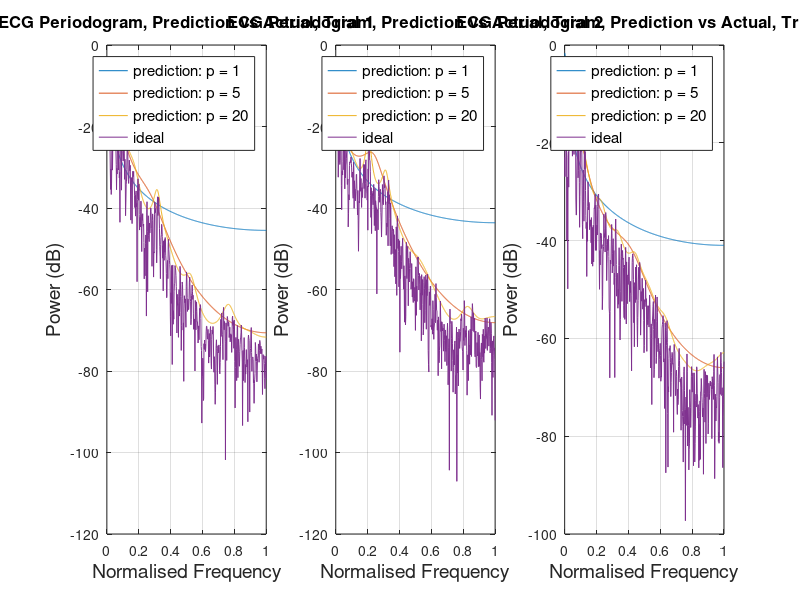

Write the MATLAB code that produced this figure.
clc; clear all;
load('font_size.mat')
load ('trials.mat')
title_font_size = 12;
nfft = fs*5;         %from hint to have 5 DFT samples per Hz 
noverlap = 0;
% load('Reading1')
% load('Reading2')
% load('Reading3')
% 
% [xRRI_1, fsRRI_1] = ECG_to_RRI(reading1, fs);
% [xRRI_2, fsRRI_2] = ECG_to_RRI(reading2, fs);
% [xRRI_3, fsRRI_3] = ECG_to_RRI(reading3, fs);

load ('trials.mat')

xRRI_1 = detrend(xRRI_1).*hann(length(xRRI_1))';
xRRI_2 = detrend(xRRI_2).*hann(length(xRRI_2))';
xRRI_3 = detrend(xRRI_3).*hann(length(xRRI_3))';

% [pxx_1_std, w1] = periodogram(xRRI_1,rectwin(length(xRRI_1)),nfft,fsRRI_1);
[pxx_1_std, w1] = periodogram(xRRI_1);
[pxx_2_std, w2] = periodogram(xRRI_2);
[pxx_3_std, w3] = periodogram(xRRI_3);

% [a_predicted, noise_var] = aryule(xRRI_1, 5);
% [magnitudes, w] = freqz(noise_var^(1/2), a_predicted, length(xRRI_1),fsRRI_1);
% 
% figure
% plot(w/max(w), 10*log10(abs(magnitudes).^2))
% hold on
% plot(w1/max(w1),10*log10(pxx_1_std))

[a_trial1_order1, noise_trial1_order1] = aryule(xRRI_1, 1);
[a_trial1_order5, noise_trial1_order5] = aryule(xRRI_1, 5);
[a_trial1_order20, noise_trial1_order20] = aryule(xRRI_1, 20);
[predicted_trial1_order1, w_trial1] = freqz(noise_trial1_order1^(1/2), a_trial1_order1, length(xRRI_1),fsRRI_1);
[predicted_trial1_order5, ~] = freqz(noise_trial1_order5^(1/2), a_trial1_order5, length(xRRI_1),fsRRI_1);
[predicted_trial1_order20, ~] = freqz(noise_trial1_order20^(1/2), a_trial1_order20, length(xRRI_1),fsRRI_1);

[a_trial2_order1, noise_trial2_order1] = aryule(xRRI_2, 1);
[a_trial2_order5, noise_trial2_order5] = aryule(xRRI_2, 5);
[a_trial2_order20, noise_trial2_order20] = aryule(xRRI_2, 20);
[predicted_trial2_order1, w_trial2] = freqz(noise_trial2_order1^(1/2), a_trial2_order1, length(xRRI_2),fsRRI_2);
[predicted_trial2_order5, ~] = freqz(noise_trial2_order5^(1/2), a_trial2_order5, length(xRRI_2),fsRRI_2);
[predicted_trial2_order20, ~] = freqz(noise_trial2_order20^(1/2), a_trial2_order20, length(xRRI_2),fsRRI_2);

[a_trial3_order1, noise_trial3_order1] = aryule(xRRI_3, 1);
[a_trial3_order5, noise_trial3_order5] = aryule(xRRI_3, 5);
[a_trial3_order20, noise_trial3_order20] = aryule(xRRI_3, 20);
[predicted_trial3_order1, w_trial3] = freqz(noise_trial3_order1^(1/2), a_trial3_order1, length(xRRI_3),fsRRI_3);
[predicted_trial3_order5, ~] = freqz(noise_trial3_order5^(1/2), a_trial3_order5, length(xRRI_3),fsRRI_3);
[predicted_trial3_order20, ~] = freqz(noise_trial3_order20^(1/2), a_trial3_order20, length(xRRI_3),fsRRI_3);

figure('Renderer', 'painters', 'Position',[200,200,1000,300])
subplot(1,3,1)
% figure
plot(w_trial1/max(w_trial1), 10*log10(abs(predicted_trial1_order1).^2))
hold on
plot(w_trial1/max(w_trial1), 10*log10(abs(predicted_trial1_order5).^2))
plot(w_trial1/max(w_trial1), 10*log10(abs(predicted_trial1_order20).^2))
plot(w1/max(w1),10*log10(pxx_1_std))
title('ECG Periodogram, Prediction vs Actual, Trial 1','FontSize',title_font_size)
xlabel('Normalised Frequency','FontSize',x_label_font_size)
ylabel('Power (dB)','FontSize',y_label_font_size)
legend({'prediction: p = 1', 'prediction: p = 5', 'prediction: p = 20', 'ideal'},'Location','northeast','FontSize',11)
grid on

% figure
subplot(1,3,2)
plot(w_trial2/max(w_trial2), 10*log10(abs(predicted_trial2_order1).^2))
hold on
plot(w_trial2/max(w_trial2), 10*log10(abs(predicted_trial2_order5).^2))
plot(w_trial2/max(w_trial2), 10*log10(abs(predicted_trial2_order20).^2))
plot(w2/max(w2),10*log10(pxx_2_std))
title('ECG Periodogram, Prediction vs Actual, Trial 2','FontSize',title_font_size)
xlabel('Normalised Frequency','FontSize',x_label_font_size)
ylabel('Power (dB)','FontSize',y_label_font_size)
legend({'prediction: p = 1', 'prediction: p = 5', 'prediction: p = 20', 'ideal'},'Location','northeast','FontSize',11)
grid on

% figure
subplot(1,3,3)
plot(w_trial3/max(w_trial3), 10*log10(abs(predicted_trial3_order1).^2))
hold on
plot(w_trial3/max(w_trial3), 10*log10(abs(predicted_trial3_order5).^2))
plot(w_trial3/max(w_trial3), 10*log10(abs(predicted_trial3_order20).^2))
plot(w3/max(w3),10*log10(pxx_3_std))
title('ECG Periodogram, Prediction vs Actual, Trial 3','FontSize',title_font_size)
xlabel('Normalised Frequency','FontSize',x_label_font_size)
ylabel('Power (dB)','FontSize',y_label_font_size)
legend({'prediction: p = 1', 'prediction: p = 5', 'prediction: p = 20', 'ideal'},'Location','northeast','FontSize',11)
grid on

saveas(gcf,'part1/images/1_5_c.png')